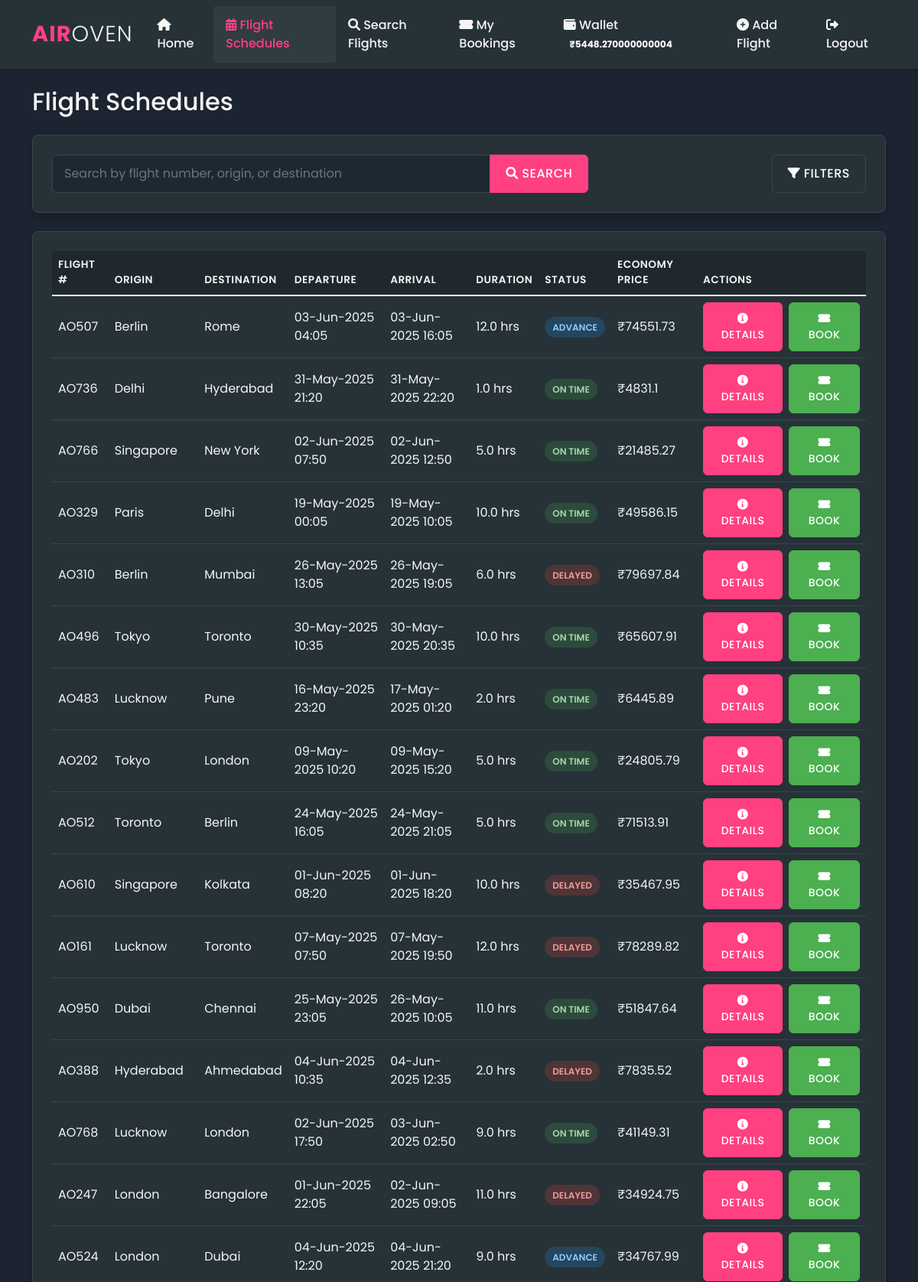
Page /flight_schedules (signed in, upper part) on the committed database.
### models.py (models this page shows, shortened)
class User(UserMixin, db.Model):
    id = db.Column(db.Integer, primary_key=True)
    first_name = db.Column(db.String(64), nullable=False)
    last_name = db.Column(db.String(64), nullable=False)
    email = db.Column(db.String(120), unique=True, nullable=False)
    age = db.Column(db.Integer, nullable=False)
    gender = db.Column(db.String(10), nullable=False)
    password_hash = db.Column(db.String(256), nullable=False)
    wallet_balance = db.Column(db.Float, default=0.0)
    quiz_completed = db.Column(db.Boolean, default=False)
    date_registered = db.Column(db.DateTime, default=datetime.utcnow)
    bookings = db.relationship('Booking', backref='user', lazy=True, cascade='all, delete-orphan')

class Flight(db.Model):
    id = db.Column(db.Integer, primary_key=True)
    flight_number = db.Column(db.String(10), unique=True, nullable=False)
    origin = db.Column(db.String(64), nullable=False)
    destination = db.Column(db.String(64), nullable=False)
    departure_time = db.Column(db.DateTime, nullable=False)
    arrival_time = db.Column(db.DateTime, nullable=False)
    status = db.Column(db.String(20), default="On Time")
    economy_price = db.Column(db.Float, nullable=False)
    premium_price = db.Column(db.Float, nullable=False)
    business_price = db.Column(db.Float, nullable=False)
    available_seats_economy = db.Column(db.Integer, default=100)
    available_seats_premium = db.Column(db.Integer, default=50)
    available_seats_business = db.Column(db.Integer, default=20)
    aircraft_type = db.Column(db.String(50), nullable=False)
    distance_km = db.Column(db.Integer)
    bookings = db.relationship('Booking', backref='flight', lazy=True, cascade='all, delete-orphan')

### routes.py (the view)
    @app.route('/flight_schedules')
    @login_required
    def flight_schedules():
        flights = Flight.query.all()
        serializable_flights = []
        for flight in flights:
            serializable_flights.append({
                'id': flight.id,
                'flight_number': flight.flight_number,
                'origin': flight.origin,
                'destination': flight.destination,
                'departure_time_str': flight.departure_time.strftime('%d-%b-%Y %H:%M'),
                'arrival_time_str': flight.arrival_time.strftime('%d-%b-%Y %H:%M'),
                'duration_hours': ((flight.arrival_time - flight.departure_time).total_seconds() / 3600),
                'status': flight.status,
                'economy_price': flight.economy_price,
                'premium_price': flight.premium_price,
                'business_price': flight.business_price,
                'aircraft_type': flight.aircraft_type
            })
        return render_template('flight_schedules.html', flights=flights, flight_data=serializable_flights)

### app.py (called while the page is built)
    @login_manager.user_loader
    def load_user(user_id):
        return User.query.get(int(user_id))

### templates/flight_schedules.html (shortened to what this page needs)
{% extends "layout.html" %}
{% block content %}
<div class="flight-schedules-container">
    <h2 class="mb-4">Flight Schedules</h2>
    <div class="card mb-4">
        <div class="card-body">
            <div class="row">
                <div class="col-md-8">
                    <div class="input-group">
                        <input type="text" id="scheduleSearch" class="form-control" placeholder="Search by flight number, origin, or destination">
                        <button class="btn btn-primary" type="button">
                            <i class="fas fa-search"></i> Search
                        </button>
                    </div>
                </div>
                <div class="col-md-4 d-flex justify-content-end">
                    <button id="filterToggle" class="btn btn-secondary">
                        <i class="fas fa-filter"></i> Filters
                    </button>
                </div>
            </div>
        </div>
    </div>
    <div class="card">
        <div class="card-body">
            <div class="table-responsive">
                <table class="table table-hover" id="flightScheduleTable">
                    <thead>
                        <tr>
                            <th>Flight #</th>
                            <th>Origin</th>
                            <th>Destination</th>
                            <th>Departure</th>
                            <th>Arrival</th>
                            <th>Duration</th>
                            <th>Status</th>
                            <th>Economy Price</th>
                            <th>Actions</th>
                        </tr>
                    </thead>
                    <tbody>
                        {% for flight in flights %}
                        <tr>
                            <td>{{ flight.flight_number }}</td>
                            <td>{{ flight.origin }}</td>
                            <td>{{ flight.destination }}</td>
                            <td>{{ flight.departure_time.strftime('%d-%b-%Y %H:%M') }}</td>
                            <td>{{ flight.arrival_time.strftime('%d-%b-%Y %H:%M') }}</td>
                            <td>{{ ((flight.arrival_time - flight.departure_time).total_seconds() / 3600)|round(1) }} hrs</td>
                            <td><span class="flight-status">{{ flight.status }}</span></td>
                            <td>₹{{ flight.economy_price }}</td>
                            <td>
                                <div class="d-flex gap-2">
                                    <a href="{{ url_for('flight_details', flight_id=flight.id) }}" class="btn btn-sm btn-primary">
                                        <i class="fas fa-info-circle"></i> Details
                                    </a>
                                    <a href="{{ url_for('book_flight', flight_id=flight.id) }}" class="btn btn-sm btn-success">
                                        <i class="fas fa-ticket-alt"></i> Book
                                    </a>
                                </div>
                            </td>
                        </tr>
                        {% endfor %}
                    </tbody>
                </table>
            </div>
        </div>
    </div>
</div>
{% endblock %}

### templates/layout.html (shortened to what this page needs)
<!DOCTYPE html>
<html lang="en">
<head>
    <link href="https://cdn.jsdelivr.net/npm/bootstrap@5.1.3/dist/css/bootstrap.min.css" rel="stylesheet">
    <link rel="stylesheet" href="https://cdnjs.cloudflare.com/ajax/libs/font-awesome/6.0.0/css/all.min.css">
    <link rel="stylesheet" href="https://unpkg.com/leaflet@1.7.1/dist/leaflet.css" />
    <link rel="stylesheet" href="{{ url_for('static', filename='css/style.css') }}">
</head>
<body>
    {% if current_user.is_authenticated %}
    <nav class="navbar navbar-expand-lg navbar-dark">
        <div class="container">
            <a class="navbar-brand" href="{{ url_for('home') }}">AIR<span>OVEN</span></a>
            <div class="collapse navbar-collapse" id="navbarNav">
                <ul class="navbar-nav ms-auto">
                    <li class="nav-item">
                        <a class="nav-link {% if request.endpoint == 'home' %}active{% endif %}" href="{{ url_for('home') }}">
                            <i class="fas fa-home"></i> Home
                        </a>
                    </li>
                    <li class="nav-item">
                        <a class="nav-link {% if request.endpoint == 'flight_schedules' %}active{% endif %}" href="{{ url_for('flight_schedules') }}">
                            <i class="fas fa-calendar-alt"></i> Flight Schedules
                        </a>
                    </li>
                    <li class="nav-item">
                        <a class="nav-link {% if request.endpoint == 'search_flights' %}active{% endif %}" href="{{ url_for('search_flights') }}">
                            <i class="fas fa-search"></i> Search Flights
                        </a>
                    </li>
                    <li class="nav-item">
                        <a class="nav-link {% if request.endpoint == 'my_bookings' %}active{% endif %}" href="{{ url_for('my_bookings') }}">
                            <i class="fas fa-ticket-alt"></i> My Bookings
                        </a>
                    </li>
                    <li class="nav-item">
                        <a class="nav-link {% if request.endpoint == 'wallet' %}active{% endif %}" href="{{ url_for('wallet') }}">
                            <i class="fas fa-wallet"></i> Wallet
                            <span class="badge bg-accent rounded-pill">₹{{ current_user.wallet_balance }}</span>
                        </a>
                    </li>
                    <li class="nav-item">
                        <a class="nav-link {% if request.endpoint == 'add_flight' %}active{% endif %}" href="{{ url_for('add_flight') }}">
                            <i class="fas fa-plus-circle"></i> Add Flight
                        </a>
                    </li>
                    <li class="nav-item">
                        <a class="nav-link" href="{{ url_for('logout') }}">
                            <i class="fas fa-sign-out-alt"></i> Logout
                        </a>
                    </li>
                </ul>
            </div>
        </div>
    </nav>
    {% endif %}
    <main class="container my-4">
        {% block content %}{% endblock %}
    </main>
</body>
</html>

### static/css/style.css (style rules this page uses)
:root { --primary-color: #1c2331; --secondary-color: #263238; --accent-color: #ff4081; --text-color: #f5f5f5; --secondary-text: #b0bec5; --success-color: #4caf50; --warning-color: #ff9800; --danger-color: #f44336; --hover-color: #37474f; --border-color: #37474f; --card-bg: #263238; --input-bg: #1e2832; }
body { background-color: var(--primary-color); color: var(--text-color); font-family: 'Poppins', sans-serif; margin: 0; min-height: 100vh; display: flex; flex-direction: column; }
.container { flex: 1; }
a { color: var(--accent-color); text-decoration: none; transition: color 0.3s ease; }
.navbar { background-color: var(--secondary-color); box-shadow: 0 4px 6px rgba(0, 0, 0, 0.1); }
.navbar-brand { font-size: 1.8rem; font-weight: 700; color: var(--accent-color) !important; letter-spacing: 1px; }
.navbar-brand span { font-weight: 300; color: var(--text-color); }
.navbar-dark .navbar-nav .nav-link { color: var(--text-color); font-weight: 500; padding: 0.8rem 1rem; transition: all 0.3s ease; }
.navbar-dark .navbar-nav .nav-link:hover, .navbar-dark .navbar-nav .nav-link.active { color: var(--accent-color); background-color: rgba(255, 255, 255, 0.05); border-radius: 4px; }
.card { background-color: var(--card-bg); border: 1px solid var(--border-color); border-radius: 8px; box-shadow: 0 6px 12px rgba(0, 0, 0, 0.15); margin-bottom: 20px; transition: transform 0.3s ease, box-shadow 0.3s ease; }
.card-body { padding: 25px; }
.form-control, .form-select { background-color: var(--input-bg); border: 1px solid var(--border-color); color: var(--text-color); border-radius: 6px; padding: 12px 15px; transition: all 0.3s ease; }
.btn { padding: 10px 20px; border-radius: 6px; font-weight: 500; transition: all 0.3s ease; text-transform: uppercase; letter-spacing: 0.5px; }
.btn-primary { background-color: var(--accent-color); border-color: var(--accent-color); }
.btn-secondary { background-color: var(--secondary-color); border-color: var(--border-color); }
.btn-success { background-color: var(--success-color); border-color: var(--success-color); }
.table { color: var(--text-color); border-color: var(--border-color); }
.table th { border-top: none; background-color: rgba(0, 0, 0, 0.2); font-weight: 600; text-transform: uppercase; font-size: 0.85rem; letter-spacing: 0.5px; }
.table td { vertical-align: middle; }
.status-badge { padding: 5px 10px; border-radius: 20px; font-size: 0.75rem; font-weight: 600; text-transform: uppercase; }
.status-on-time { background-color: rgba(76, 175, 80, 0.2); color: #a5d6a7; }
.status-delayed { background-color: rgba(244, 67, 54, 0.2); color: #ef9a9a; }
.status-advance { background-color: rgba(33, 150, 243, 0.2); color: #90caf9; }

### templates/layout.html (style rules this page uses)
input[type="text"], input[type="number"], input[type="email"], input[type="password"], textarea, select { cursor: text; }
button, input[type="submit"], input[type="button"] { cursor: pointer; }

### rows in the picture
User: wallet_balance "5448.270000000004"
Flight: flight_number "AO507", origin "Berlin", destination "Rome", departure_time "03-Jun-2025 04:05", arrival_time "03-Jun-2025 16:05", arrival_time+departure_time "12.0", status "ADVANCE", economy_price "74551.73"
Flight: flight_number "AO736", origin "Delhi", destination "Hyderabad", departure_time "31-May-2025 21:20", arrival_time "31-May-2025 22:20", arrival_time+departure_time "1.0", status "ON TIME", economy_price "4831.1"
Flight: flight_number "AO766", origin "Singapore", destination "New York", departure_time "02-Jun-2025 07:50", arrival_time "02-Jun-2025 12:50", arrival_time+departure_time "5.0", status "ON TIME", economy_price "21485.27"
Flight: flight_number "AO329", origin "Paris", destination "Delhi", departure_time "19-May-2025 00:05", arrival_time "19-May-2025 10:05", arrival_time+departure_time "10.0", status "ON TIME", economy_price "49586.15"
Flight: flight_number "AO310", origin "Berlin", destination "Mumbai", departure_time "26-May-2025 13:05", arrival_time "26-May-2025 19:05", arrival_time+departure_time "6.0", status "DELAYED", economy_price "79697.84"
Flight: flight_number "AO496", origin "Tokyo", destination "Toronto", departure_time "30-May-2025 10:35", arrival_time "30-May-2025 20:35", arrival_time+departure_time "10.0", status "ON TIME", economy_price "65607.91"
Flight: flight_number "AO483", origin "Lucknow", destination "Pune", departure_time "16-May-2025 23:20", arrival_time "17-May-2025 01:20", arrival_time+departure_time "2.0", status "ON TIME", economy_price "6445.89"
Flight: flight_number "AO202", origin "Tokyo", destination "London", departure_time "09-May-2025 10:20", arrival_time "09-May-2025 15:20", arrival_time+departure_time "5.0", status "ON TIME", economy_price "24805.79"
Flight: flight_number "AO512", origin "Toronto", destination "Berlin", departure_time "24-May-2025 16:05", arrival_time "24-May-2025 21:05", arrival_time+departure_time "5.0", status "ON TIME", economy_price "71513.91"
Flight: flight_number "AO610", origin "Singapore", destination "Kolkata", departure_time "01-Jun-2025 08:20", arrival_time "01-Jun-2025 18:20", arrival_time+departure_time "10.0", status "DELAYED", economy_price "35467.95"
Flight: flight_number "AO161", origin "Lucknow", destination "Toronto", departure_time "07-May-2025 07:50", arrival_time "07-May-2025 19:50", arrival_time+departure_time "12.0", status "DELAYED", economy_price "78289.82"
Flight: flight_number "AO950", origin "Dubai", destination "Chennai", departure_time "25-May-2025 23:05", arrival_time "26-May-2025 10:05", arrival_time+departure_time "11.0", status "ON TIME", economy_price "51847.64"
Flight: flight_number "AO388", origin "Hyderabad", destination "Ahmedabad", departure_time "04-Jun-2025 10:35", arrival_time "04-Jun-2025 12:35", arrival_time+departure_time "2.0", status "DELAYED", economy_price "7835.52"
Flight: flight_number "AO768", origin "Lucknow", destination "London", departure_time "02-Jun-2025 17:50", arrival_time "03-Jun-2025 02:50", arrival_time+departure_time "9.0", status "ON TIME", economy_price "41149.31"
Flight: flight_number "AO247", origin "London", destination "Bangalore", departure_time "01-Jun-2025 22:05", arrival_time "02-Jun-2025 09:05", arrival_time+departure_time "11.0", status "DELAYED", economy_price "34924.75"
Flight: flight_number "AO524", origin "London", destination "Dubai", departure_time "04-Jun-2025 12:20", arrival_time "04-Jun-2025 21:20", arrival_time+departure_time "9.0", status "ADVANCE", economy_price "34767.99"
